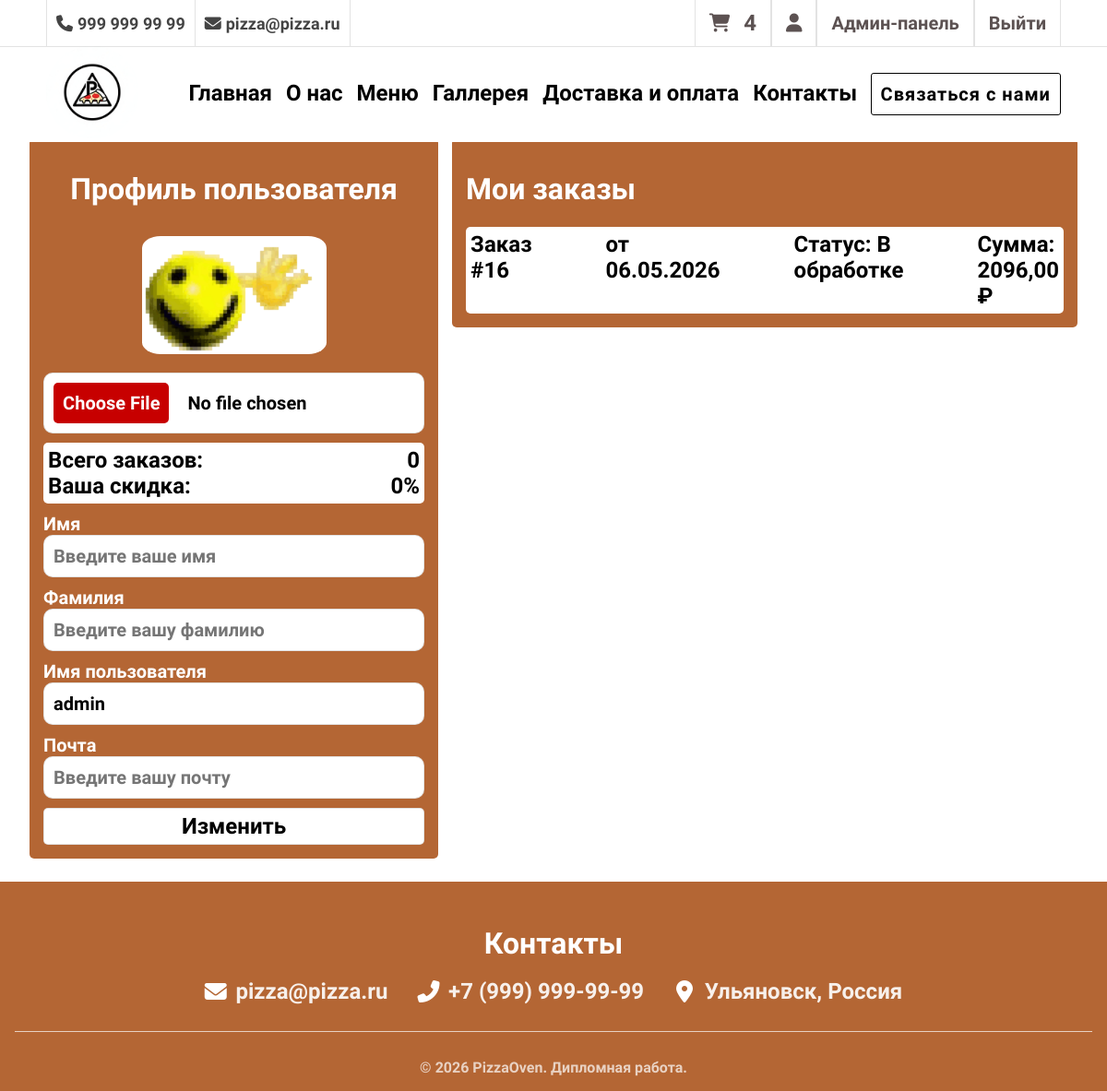
/user/profile/ (signed in), run on an earlier commit of the app's database.
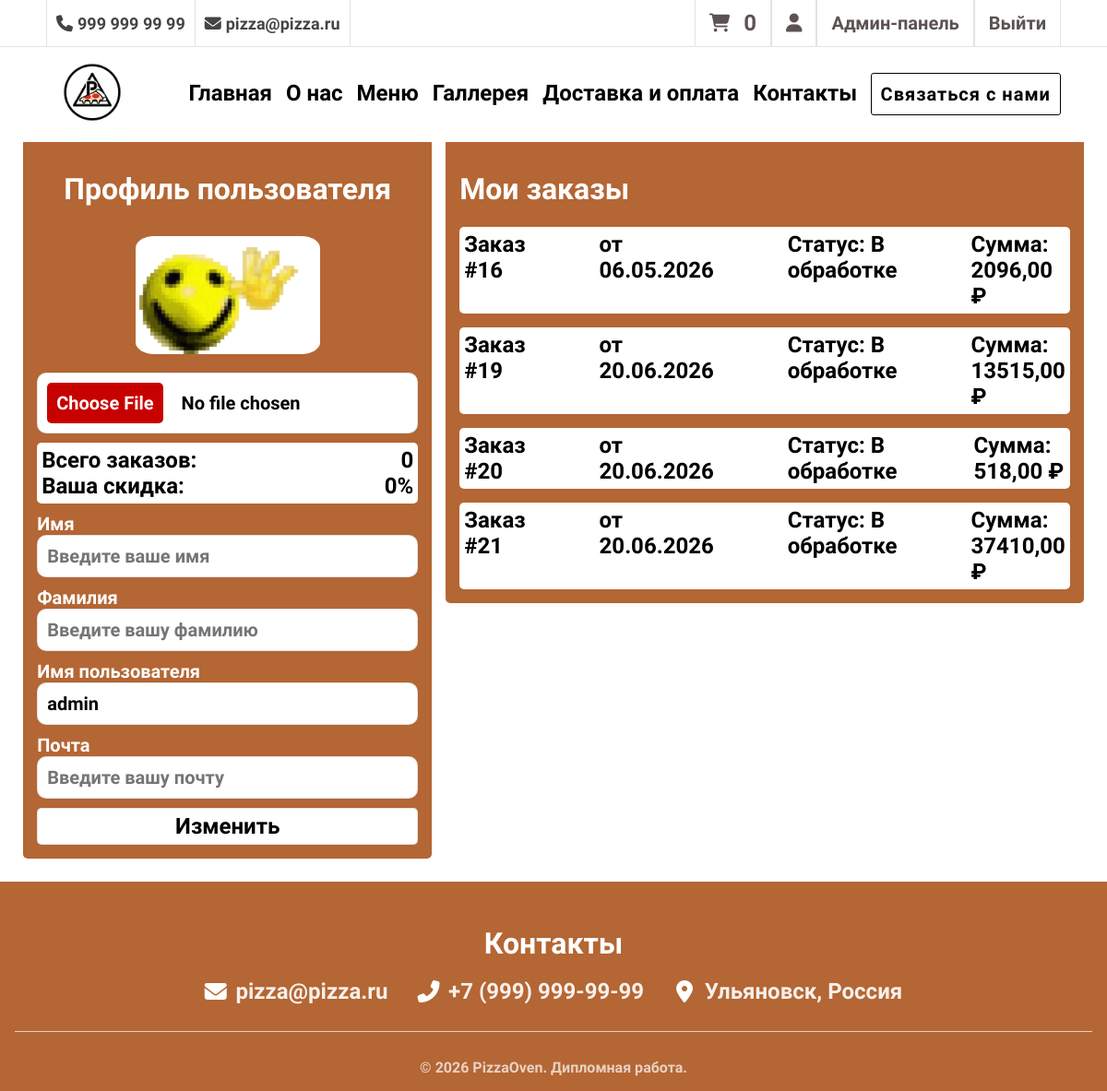
And on a later commit of the database.
### orders/models.py (models this page shows, shortened)
class Order(models.Model):
    class Status(models.TextChoices):
        PROCESSING = 'processing', 'В обработке'
        DELIVERED = 'delivered', 'Доставлен'
        CANCELLED = 'cancelled', 'Отменён'
    class PaymentMethod(models.TextChoices):
        CASH = 'cash', 'Наличными при получении'
        CARD = 'card', 'Картой при получении'
    user = models.ForeignKey(to=User, on_delete=models.CASCADE, verbose_name="Пользователь")
    created_at = models.DateTimeField(auto_now_add=True, verbose_name="Дата создания")
    updated_at = models.DateTimeField(auto_now=True, verbose_name="Дата обновления")
    total_price = models.DecimalField(max_digits=10, decimal_places=2, default=0, verbose_name="Общая сумма")
    status = models.CharField(
    max_length=20,
    choices=Status.choices,
    default=Status.PROCESSING,
    verbose_name="Статус",
    )
    payment_method = models.CharField(
        max_length=20,
        choices=PaymentMethod.choices,
        default=PaymentMethod.CASH,
        verbose_name="Способ оплаты"
    )
    address = models.CharField(max_length=255, verbose_name="Адрес доставки")
    phone = models.CharField(max_length=20, verbose_name="Телефон")
    comment = models.TextField(blank=True, verbose_name="Комментарий к заказу")
    class Meta:
        db_table = "order"
        verbose_name = "Заказ"
        verbose_name_plural = "Заказы"

### users/views.py (the view)
# urls.py: path('profile/', views.profile, name='profile'),
@login_required
def profile(request):
    if request.method == "POST":
        form = ProfileForm(data=request.POST, instance=request.user, files=request.FILES)
        if form.is_valid():
            form.save()
            messages.success(request, f"{request.user.username}, Информация обновлена")
            return HttpResponseRedirect(reverse('profile'))
    else:
        form = ProfileForm(instance=request.user)
    orders = Order.objects.filter(user=request.user)
    context = {
        'form': form,
        'orders': orders
    }
    return render(request, "users/profile.html", context)

### users/forms.py
class ProfileForm(UserChangeForm):
    class Meta:
        model = User
        fields = (
            "image",
            "first_name",
            "last_name",
            "username",
            "email",
        )
    image = forms.ImageField()
    first_name = forms.CharField()
    last_name = forms.CharField()
    username = forms.CharField()
    email = forms.CharField()

### carts/context_processors.py (called while the page is built)
def cart_total_quantity(request):
    total_quantity = 0
    if request.user.is_authenticated:
        carts = Cart.objects.filter(user=request.user)
        total_quantity = sum(cart.quantity for cart in carts)
    else:
        session_key = request.session.session_key
        if session_key:
            carts = Cart.objects.filter(session_key=session_key)
            total_quantity = sum(cart.quantity for cart in carts)
    return {'cart_total_quantity': total_quantity}

### users/models.py (called while the page is built)
    def get_discount(self):
        if self.orders_count >= 30:
            return 15
        elif self.orders_count >= 15:
            return 10
        elif self.orders_count >= 5:
            return 5
        return 0

### users/templates/users/profile.html (shortened to what this page needs)
{% extends 'main/base.html' %}
{% load static %}
{% block head %}
<link rel="stylesheet" href="{% static 'users/css/profile.css' %}" />
{%endblock %}
{% block main %}
<div class="profile-wrapper">
  <div class="form-wrapper">
    <form action="{% url 'profile' %}" method="post" enctype="multipart/form-data">
      <div class="form-items">
        <h1>Профиль пользователя</h1>
        {% if user.image %}
        <img class="avatar-img" src="{{ user.image.url }}" alt="Аватар">
        {% endif %}
        <div class="input-item">
          <input type="file" id="id_image" name="image" accept="image/*" />
        </div>
        <div class="loyal-wrapper">
          <p class="loyal-item">Всего заказов: <span>{{ user.orders_count }}</span></p>
          <p class="loyal-item">Ваша скидка: <span>{{ user.get_discount }}%</span></p>
        </div>
        <div class="input-item">
          <label for="id_first_name">Имя</label>
          <input type="text" id="id_first_name" name="first_name" value="{{ form.first_name.value }}"
            placeholder="Введите ваше имя" />
        </div>
        <div class="input-item">
          <label for="id_last_name">Фамилия</label>
          <input type="text" id="id_last_name" name="last_name" value="{{ form.last_name.value }}"
            placeholder="Введите вашу фамилию" />
        </div>
        <div class="input-item">
          <label for="id_username">Имя пользователя</label>
          <input type="text" id="id_username" name="username" value="{{ form.username.value }}"
            placeholder="Введите ваше имя пользователя" />
        </div>
        <div class="input-item">
          <label for="id_email">Почта</label>
          <input type="email" id="id_email" name="email" value="{{ form.email.value }}"
            placeholder="Введите вашу почту" />
        </div>
        <button type="submit" class="user-change-button">Изменить</button>
      </div>
    </form>
  </div>
  <div class="orders-wrapper">{% include 'orders/order_list.html' %}</div>
</div>
{% endblock %}

### orders/templates/orders/order_list.html (shortened to what this page needs)
{% load static %}
<div class="order-list-wrapper">
    <h1>Мои заказы</h1>
    {% if orders %}
    <div class="orders-wrapper">
        {% for order in orders %}
        <div class="order-card">
            <a href="#" class="order-link">
                <strong>Заказ #{{ order.id }}</strong>
                <div>от {{ order.created_at|date:"d.m.Y" }}</div>
                <div>Статус: {{ order.get_status_display }}</div>
                <div>Сумма: {{ order.total_price }} ₽</div>
            </a>
        </div>
        {% endfor %}
    </div>
    {% else %}
    <p class="orders-empty">У вас пока нет заказов.</p>
    {% endif %}
</div>

What changed in the data, as far as the page shows it:
added Order: id "19", created_at "20.06.2026", status "В обработке", total_price "13515,00"
added Order: id "20", created_at "20.06.2026", status "В обработке", total_price "518,00"
added Order: id "21", created_at "20.06.2026", status "В обработке", total_price "37410,00"
Also different on the page:
{{ cart_total_quantity }}: "4" → (not shown)
text now shown: "0"
